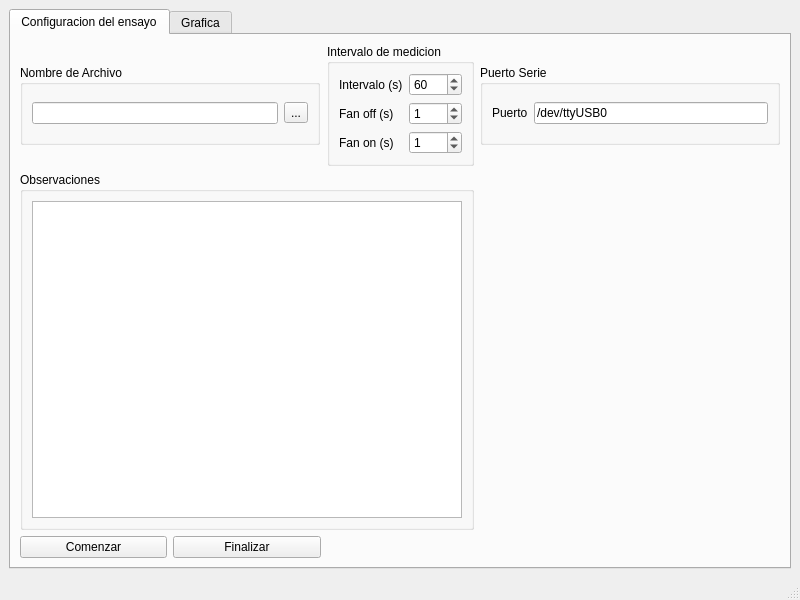
<?xml version="1.0" encoding="UTF-8"?>
<ui version="4.0">
 <class>MainWindow</class>
 <widget class="QMainWindow" name="MainWindow">
  <property name="geometry">
   <rect>
    <x>0</x>
    <y>0</y>
    <width>800</width>
    <height>600</height>
   </rect>
  </property>
  <property name="windowTitle">
   <string>MainWindow</string>
  </property>
  <widget class="QWidget" name="centralwidget">
   <layout class="QGridLayout" name="gridLayout_4">
    <item row="0" column="0">
     <widget class="QTabWidget" name="tabWidget">
      <property name="currentIndex">
       <number>0</number>
      </property>
      <widget class="QWidget" name="tab">
       <attribute name="title">
        <string>Configuracion del ensayo</string>
       </attribute>
       <layout class="QGridLayout" name="gridLayout_7">
        <item row="0" column="0" colspan="2">
         <widget class="QGroupBox" name="gB_Filename">
          <property name="minimumSize">
           <size>
            <width>0</width>
            <height>0</height>
           </size>
          </property>
          <property name="maximumSize">
           <size>
            <width>300</width>
            <height>80</height>
           </size>
          </property>
          <property name="title">
           <string>Nombre de Archivo</string>
          </property>
          <layout class="QGridLayout" name="gridLayout_2">
           <item row="0" column="0">
            <widget class="QLineEdit" name="le_output_file_path"/>
           </item>
           <item row="0" column="1">
            <widget class="QToolButton" name="tlb_output_file_path">
             <property name="text">
              <string>...</string>
             </property>
            </widget>
           </item>
          </layout>
         </widget>
        </item>
        <item row="0" column="2">
         <widget class="QGroupBox" name="gB_Intervalo">
          <property name="maximumSize">
           <size>
            <width>300</width>
            <height>200</height>
           </size>
          </property>
          <property name="title">
           <string>Intervalo de medicion</string>
          </property>
          <layout class="QGridLayout" name="gridLayout">
           <item row="0" column="0">
            <widget class="QLabel" name="lb_Intervalo">
             <property name="text">
              <string>Intervalo (s)</string>
             </property>
            </widget>
           </item>
           <item row="0" column="1">
            <widget class="QSpinBox" name="sb_delay_time">
             <property name="maximum">
              <number>999</number>
             </property>
             <property name="value">
              <number>60</number>
             </property>
            </widget>
           </item>
           <item row="1" column="0">
            <widget class="QLabel" name="lb_fan_off">
             <property name="text">
              <string>Fan off (s)</string>
             </property>
            </widget>
           </item>
           <item row="1" column="1">
            <widget class="QSpinBox" name="sb_fan_off">
             <property name="maximum">
              <number>60</number>
             </property>
             <property name="value">
              <number>1</number>
             </property>
            </widget>
           </item>
           <item row="2" column="0">
            <widget class="QLabel" name="lb_fan_on">
             <property name="text">
              <string>Fan on (s)</string>
             </property>
            </widget>
           </item>
           <item row="2" column="1">
            <widget class="QSpinBox" name="sb_fan_on">
             <property name="maximum">
              <number>60</number>
             </property>
             <property name="value">
              <number>1</number>
             </property>
            </widget>
           </item>
          </layout>
         </widget>
        </item>
        <item row="0" column="3">
         <widget class="QGroupBox" name="gB_Port">
          <property name="maximumSize">
           <size>
            <width>300</width>
            <height>80</height>
           </size>
          </property>
          <property name="title">
           <string>Puerto Serie</string>
          </property>
          <layout class="QGridLayout" name="gridLayout_6">
           <item row="0" column="0">
            <widget class="QLabel" name="lb_Port">
             <property name="text">
              <string>Puerto</string>
             </property>
            </widget>
           </item>
           <item row="0" column="1">
            <widget class="QLineEdit" name="le_serial_port">
             <property name="text">
              <string>/dev/ttyUSB0</string>
             </property>
            </widget>
           </item>
          </layout>
         </widget>
        </item>
        <item row="1" column="0" colspan="3">
         <widget class="QGroupBox" name="gB_Observaciones">
          <property name="maximumSize">
           <size>
            <width>16777215</width>
            <height>16777215</height>
           </size>
          </property>
          <property name="title">
           <string>Observaciones</string>
          </property>
          <layout class="QGridLayout" name="gridLayout_3">
           <item row="0" column="0">
            <widget class="QPlainTextEdit" name="pTE_Observaciones"/>
           </item>
          </layout>
         </widget>
        </item>
        <item row="2" column="0">
         <widget class="QPushButton" name="pb_start">
          <property name="text">
           <string>Comenzar</string>
          </property>
         </widget>
        </item>
        <item row="2" column="1">
         <widget class="QPushButton" name="pb_stop">
          <property name="text">
           <string>Finalizar</string>
          </property>
         </widget>
        </item>
       </layout>
      </widget>
      <widget class="QWidget" name="tab_2">
       <attribute name="title">
        <string>Grafica</string>
       </attribute>
       <layout class="QGridLayout" name="gridLayout_5">
        <item row="0" column="0">
         <widget class="QGroupBox" name="gB_Plot">
          <property name="minimumSize">
           <size>
            <width>0</width>
            <height>450</height>
           </size>
          </property>
          <property name="title">
           <string>Grafica LVDT (mV)/Tiempo (s)</string>
          </property>
         </widget>
        </item>
       </layout>
      </widget>
     </widget>
    </item>
   </layout>
  </widget>
  <widget class="QMenuBar" name="menubar">
   <property name="geometry">
    <rect>
     <x>0</x>
     <y>0</y>
     <width>800</width>
     <height>25</height>
    </rect>
   </property>
  </widget>
  <widget class="QStatusBar" name="statusbar"/>
 </widget>
 <resources/>
 <connections/>
</ui>
